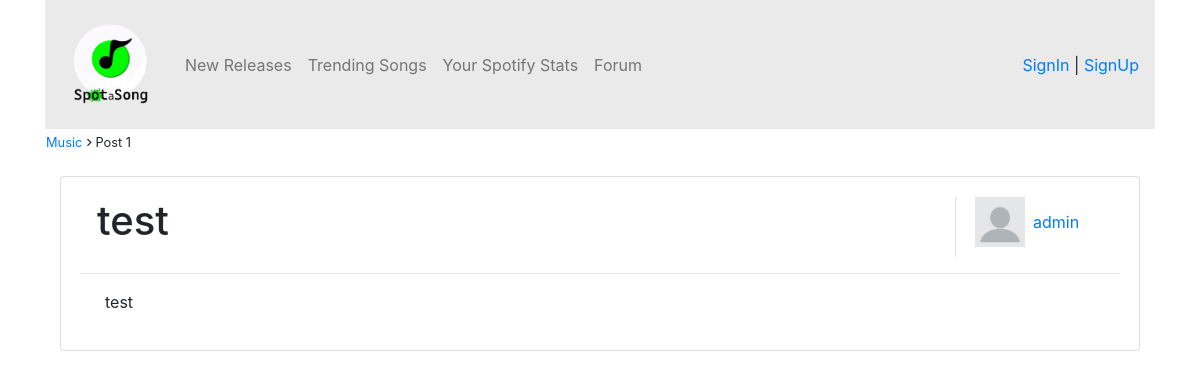
/forum/Music/post/1/, run on an earlier commit of the app's database.
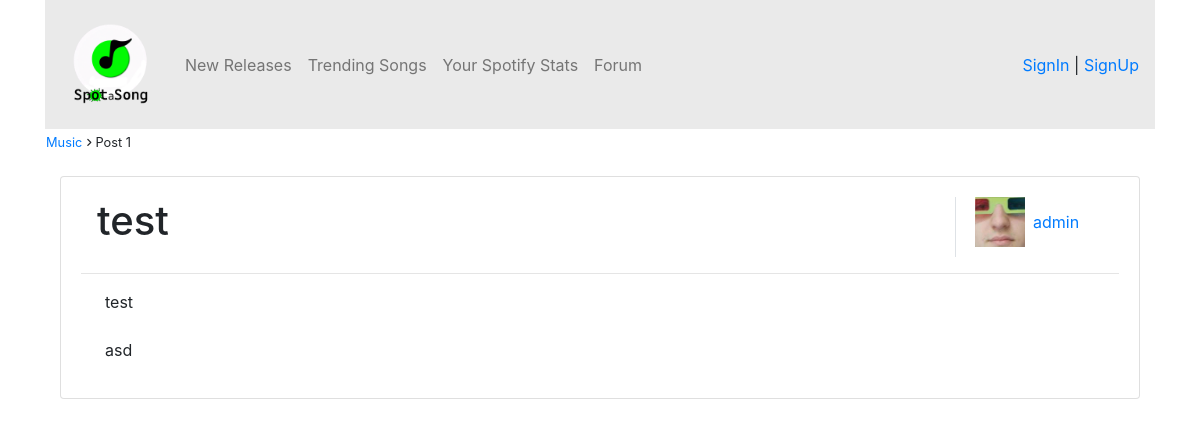
And on a later commit of the database.
### forum/models.py (models this page shows, shortened)
class ForumPost(models.Model):
    title = models.CharField(max_length=100)
    body = models.TextField()
    user = models.ForeignKey(User, on_delete=models.CASCADE)
    category = models.ForeignKey(ForumCategory, on_delete=models.CASCADE, related_name='posts')
    created_at = models.DateTimeField(auto_now_add=True)

### accounts/models.py (models this page shows, shortened)
class CustomUser(AbstractUser):
    age = models.PositiveIntegerField(null=True, blank=True)

class UserProfile(models.Model):
    user = models.OneToOneField(CustomUser, on_delete=models.CASCADE)
    profile_picture = models.ImageField(default='default.jpg',upload_to='profile_pictures')
    bio = models.TextField(max_length=1500, blank=True)

### forum/views.py (the view)
# urls.py: path('<str:category_name>/post/<str:post_id>/', views.post, name='post'),
def post(request, category_name, post_id):
    try:
        forumcategory = ForumCategory.objects.get(name=category_name)
        forumpost = ForumPost.objects.get(id=post_id, category=forumcategory)
        return render(request, 'post.html', {'post': forumpost, 'category_name': category_name,})
    except ForumPost.DoesNotExist or ForumCategory.DoesNotExist:
        invalid_id = "Post ID or category does not exist"
        return render(request, 'post.html', {'invalid_id':invalid_id,'post': ""})

### forum/templates/post.html (shortened to what this page needs)
{% extends "base.html" %}
{% load static %}
{% load crispy_forms_tags %}
{% block content %}
<div id="postContainer" class="container">
    <div class="row">
        {% if invalid_id %}
            <p class="pt-2 pl-2">{{invalid_id}}</p>
        {% else %}
        <small class="ml-3 mt-1">
            <a href="{% url 'forum:categoryposts' category_name %}"> {{category_name}}
            </a>
            Post {{post.id}}
          </small>
     </div>
        <div class="col-md mt-4">
            <div class="card">
                <div class="card-body ">
                    <div class="row">
                        <div class="col-10 border-right">
                            <h1 class="card-title ml-3" id="posttitle">{{post.title}}</h1>
                        </div>
                        <div class="col-2">
                            <div class="row ml-1">
                            <img id="postimageprofile" src="{{ post.user.userprofile.profile_picture.url }}">
                            <p class="my-auto ml-2"><a href="{% url 'accounts:profile' post.user %}">{{post.user}}</a></p>
                            </div>
                        </div>
                    </div>
                    <hr>
                    <p class="ml-4">{{post.body |linebreaksbr}}</p>
                </div>
            </div>
        </div>
        {% endif %}
</div>
{% endblock %}

What changed in the data, as far as the page shows it:
changed ForumPost "test": user.userprofile.profile_picture: picture added in place of a placeholder; body "test" → "test asd"
